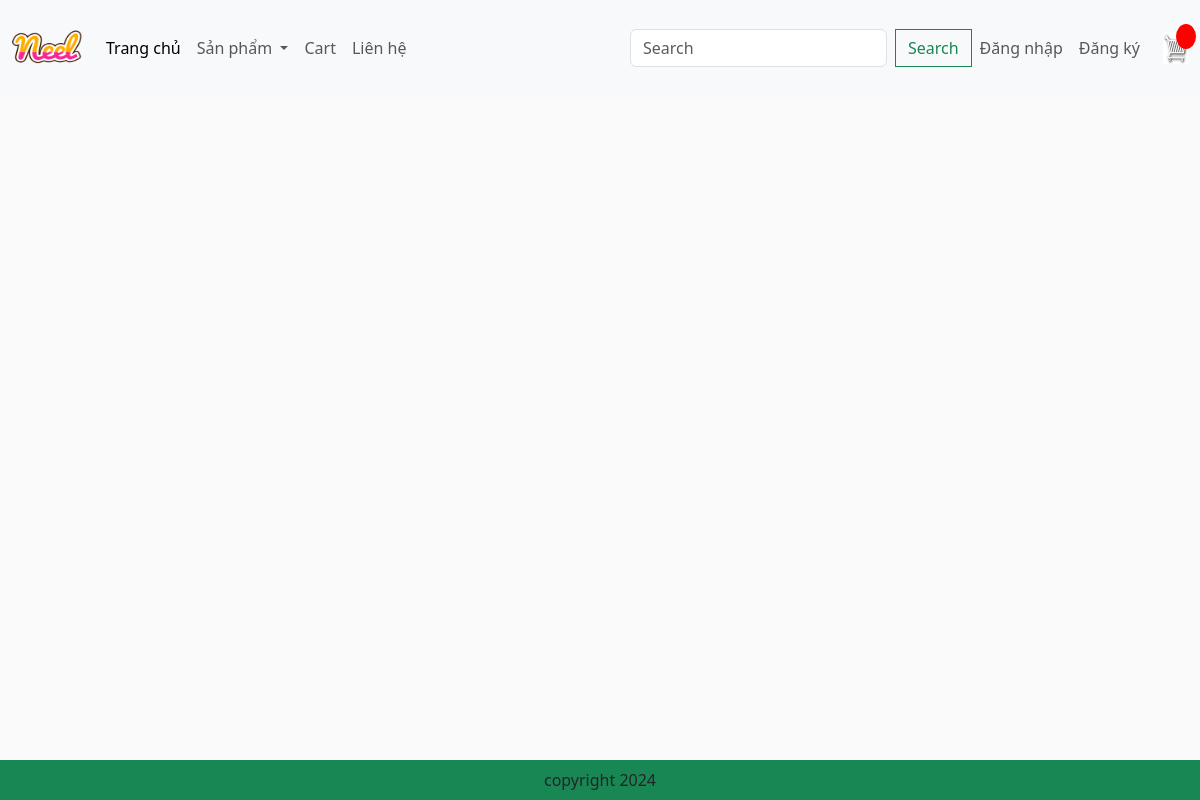
Page /category/?category=food on the earlier database version.
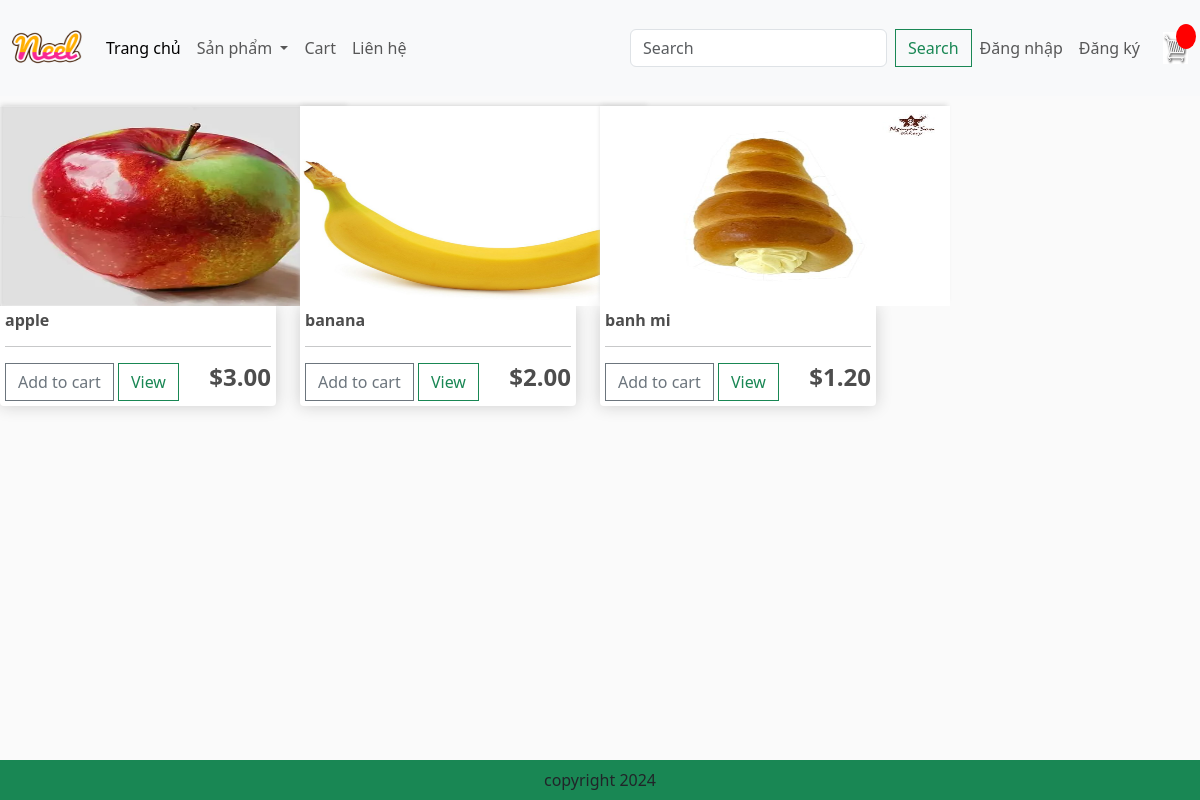
Same page on the later database version.
### app/models.py (models this page shows, shortened)
class Product(models.Model):
    category = models.ForeignKey(Category, related_name='products', on_delete=models.CASCADE, null=True)
    name = models.CharField(max_length=200, null=True)
    price = models.FloatField()
    digital = models.BooleanField(default=False, null=True, blank=False)
    image = models.ImageField(null=True, blank=True)
    detail = models.TextField(null=True, blank=True)
    @property
    def ImageURL(self):
        try:
            url = self.image.url
        except:
            url = ''
        return url

### app/views.py (the view)
# urls.py: path('category/', views.category, name='category'),
def category(request):
    categories = Category.objects.filter(is_sub=False)
    active_category = request.GET.get('category', '')
    products = []
    if active_category:
        products = Product.objects.filter(category__slug=active_category)
    context = {'categories': categories, 'products': products, 'active_category': active_category}
    return render(request, 'app/category.html', context)

### app/templates/app/category.html (shortened to what this page needs)
{% extends 'app/base.html' %}
{% load static %}
        {% block search %}
        <div class = "row" style="width: 100%">
            {% for product in products %}
            <div class = "col-lg-3">
                <img class = "thumbnail" src = "{{product.ImageURL}}" >
                <div class = "box-element product">
                <h6><strong>{{product.name}}</strong></h6>
                <hr>
                <button data-product = {{product.id}} data-action = "add" class = "btn btn-outline-secondary add-btn update-cart">Add to cart</button>
                <a class = "btn btn-outline-success" href = "#">View</a>
                <h4 style="display: inline-block; float: right"><strong>${{product.price | floatformat:2}}</strong></h4>
                </div>
            </div>
            {% endfor %}
        </div>
        {% endblock search %}

Differences in the rows shown:
now on this page (row edited): Product: ImageURL (picture), name "apple", price "3.00"
now on this page (row edited): Product: ImageURL (picture), name "banana", price "2.00"
now on this page (row edited): Product: ImageURL (picture), name "banh mi", price "1.20"
